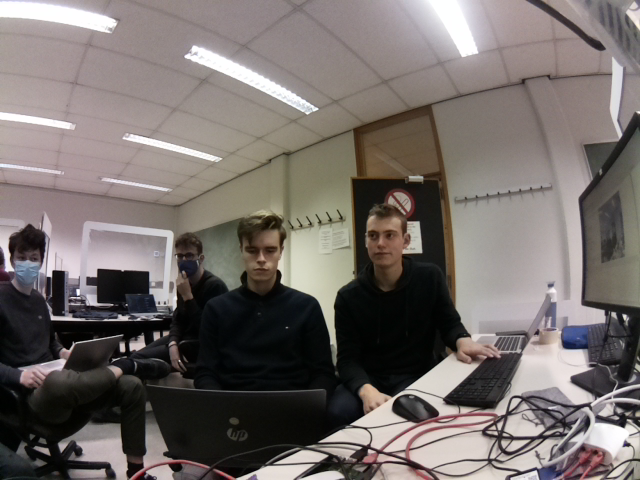
#> input picture programs/cylindrical_projection/sterio_vision/images/right/right0.png, 640 x 480 px, found by its file name
$ python online_test_jasper_allezDanNogEens.py   (older library calls are emulated)
#> lines starting #> are read from the running program, lines starting #| are printed output that depends on the picture
# You should replace these 3 lines with the output in calibration step
import cv2
import numpy as np

DIM=(640, 480)
K=np.array([[320.68838395, 0., 315.79552501], [0., 314.07165737, 251.72067641], [0., 0., 1.]])
D=np.array([[-0.02268523653207129], [-0.024552020182573187], [-4.141383624332057e-05], [0.011483828520533408]])

def undistort(img_path, balance=1.0, dim2=None, dim3=None):
#> called with balance = 1
    img = cv2.imread(img_path)
#> img is the input picture: shape (480, 640, 3); mean B, G, R 106.1, 109.3, 116.6
    dim1 = img.shape[:2][::-1]  #dim1 is the dimension of input image to un-distort
#> dim1 = (640, 480)
    #assert dim1[0]/dim1[1] == DIM[0]/DIM[1], "Image to undistort needs to have same aspect ratio as the ones used in calibration"
    if not dim2:
        dim2 = dim1
#> dim2 = (640, 480)
    if not dim3:
        dim3 = dim1
#> dim3 = (640, 480)
    scaled_K = K * dim1[0] / DIM[0]  # The values of K is to scale with image dimension.
    scaled_K[2][2] = 1.0  # Except that K[2][2] is always 1.0
    # This is how scaled_K, dim2 and balance are used to determine the final K used to un-distort image. OpenCV document failed to make this clear!
    new_K = cv2.fisheye.estimateNewCameraMatrixForUndistortRectify(scaled_K, D, dim2, np.eye(3), balance=balance)
    map1, map2 = cv2.fisheye.initUndistortRectifyMap(scaled_K, D, np.eye(3), new_K, dim3, cv2.CV_16SC2)
    undistorted_img = cv2.remap(img, map1, map2, interpolation=cv2.INTER_LINEAR, borderMode=cv2.BORDER_CONSTANT)
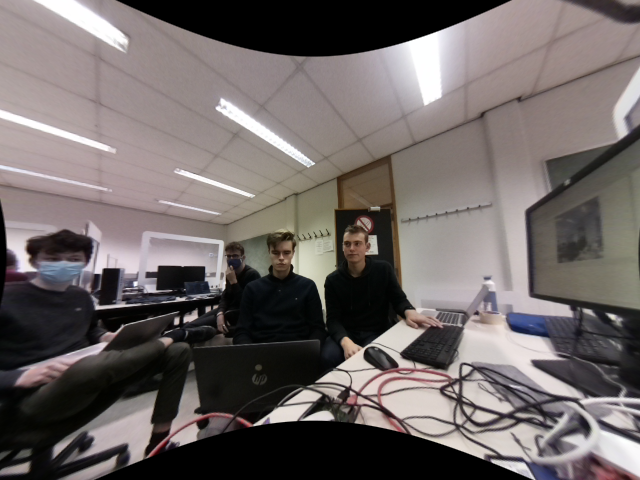
#> undistorted_img: shape (480, 640, 3); mean B, G, R 101.8, 103, 110.4
    hight, width = undistorted_img.shape[:2]
#> hight = 480; width = 640
    print(hight, width)
#| 480 640
    print(undistorted_img)
#> (printed output is left out)
    cv2.imwrite("/Users/lars/Downloads/PenO3-CW4A1/programs/cylindrical_projection/undistorded_images/right0_und.jpg", undistorted_img)


if __name__ == '__main__':
    undistort( "/Users/lars/Downloads/PenO3-CW4A1/programs/cylindrical_projection/sterio_vision/images/right/right0.png")
